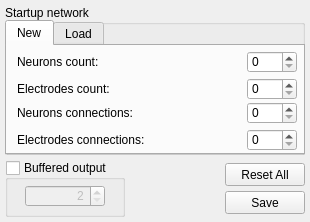
<?xml version="1.0" encoding="UTF-8"?>
<ui version="4.0">
 <class>SettingsForm</class>
 <widget class="QWidget" name="SettingsForm">
  <property name="geometry">
   <rect>
    <x>0</x>
    <y>0</y>
    <width>310</width>
    <height>222</height>
   </rect>
  </property>
  <property name="minimumSize">
   <size>
    <width>310</width>
    <height>222</height>
   </size>
  </property>
  <property name="maximumSize">
   <size>
    <width>310</width>
    <height>222</height>
   </size>
  </property>
  <property name="windowTitle">
   <string>Settings</string>
  </property>
  <widget class="QGroupBox" name="StartupGroupBox">
   <property name="geometry">
    <rect>
     <x>5</x>
     <y>5</y>
     <width>300</width>
     <height>150</height>
    </rect>
   </property>
   <property name="title">
    <string>Startup network</string>
   </property>
   <widget class="QTabWidget" name="StartupTabs">
    <property name="geometry">
     <rect>
      <x>0</x>
      <y>15</y>
      <width>300</width>
      <height>135</height>
     </rect>
    </property>
    <property name="currentIndex">
     <number>0</number>
    </property>
    <widget class="QWidget" name="TabNew">
     <attribute name="title">
      <string>New</string>
     </attribute>
     <widget class="QLabel" name="NeuronsCountLabel">
      <property name="geometry">
       <rect>
        <x>10</x>
        <y>9</y>
        <width>230</width>
        <height>13</height>
       </rect>
      </property>
      <property name="text">
       <string>Neurons count:</string>
      </property>
     </widget>
     <widget class="QSpinBox" name="NeuronsCountBox">
      <property name="geometry">
       <rect>
        <x>240</x>
        <y>5</y>
        <width>50</width>
        <height>22</height>
       </rect>
      </property>
     </widget>
     <widget class="QSpinBox" name="ElectrodesCountBox">
      <property name="geometry">
       <rect>
        <x>240</x>
        <y>32</y>
        <width>50</width>
        <height>22</height>
       </rect>
      </property>
     </widget>
     <widget class="QLabel" name="ElectrodesCountLabel">
      <property name="geometry">
       <rect>
        <x>10</x>
        <y>36</y>
        <width>230</width>
        <height>13</height>
       </rect>
      </property>
      <property name="text">
       <string>Electrodes count:</string>
      </property>
     </widget>
     <widget class="QSpinBox" name="ElectrodesConnectionsBox">
      <property name="geometry">
       <rect>
        <x>240</x>
        <y>83</y>
        <width>50</width>
        <height>22</height>
       </rect>
      </property>
     </widget>
     <widget class="QLabel" name="NeuronsConnectionsLabel">
      <property name="geometry">
       <rect>
        <x>10</x>
        <y>60</y>
        <width>230</width>
        <height>13</height>
       </rect>
      </property>
      <property name="text">
       <string>Neurons connections:</string>
      </property>
     </widget>
     <widget class="QSpinBox" name="NeuronsConnectionsBox">
      <property name="geometry">
       <rect>
        <x>240</x>
        <y>56</y>
        <width>50</width>
        <height>22</height>
       </rect>
      </property>
     </widget>
     <widget class="QLabel" name="ElectrodesCounnectionsLabel">
      <property name="geometry">
       <rect>
        <x>10</x>
        <y>87</y>
        <width>230</width>
        <height>13</height>
       </rect>
      </property>
      <property name="text">
       <string>Electrodes connections:</string>
      </property>
     </widget>
    </widget>
    <widget class="QWidget" name="TabLoad">
     <attribute name="title">
      <string>Load</string>
     </attribute>
     <widget class="QComboBox" name="LoadTypeComboBox">
      <property name="geometry">
       <rect>
        <x>10</x>
        <y>10</y>
        <width>100</width>
        <height>23</height>
       </rect>
      </property>
      <item>
       <property name="text">
        <string>Last</string>
       </property>
      </item>
      <item>
       <property name="text">
        <string>Saved</string>
       </property>
      </item>
      <item>
       <property name="text">
        <string>From matrix</string>
       </property>
      </item>
     </widget>
     <widget class="QComboBox" name="SelectSavedFileComBoBox">
      <property name="enabled">
       <bool>false</bool>
      </property>
      <property name="geometry">
       <rect>
        <x>120</x>
        <y>10</y>
        <width>170</width>
        <height>23</height>
       </rect>
      </property>
      <item>
       <property name="text">
        <string>Select saved file</string>
       </property>
      </item>
     </widget>
     <widget class="QLineEdit" name="ElectrodesMatrixLineEdit">
      <property name="enabled">
       <bool>false</bool>
      </property>
      <property name="geometry">
       <rect>
        <x>10</x>
        <y>71</y>
        <width>160</width>
        <height>23</height>
       </rect>
      </property>
     </widget>
     <widget class="QLineEdit" name="NeuronsMatrixLineEdit">
      <property name="enabled">
       <bool>false</bool>
      </property>
      <property name="geometry">
       <rect>
        <x>10</x>
        <y>43</y>
        <width>160</width>
        <height>23</height>
       </rect>
      </property>
     </widget>
     <widget class="QCheckBox" name="RestoreStateCheckBox">
      <property name="geometry">
       <rect>
        <x>180</x>
        <y>44</y>
        <width>110</width>
        <height>21</height>
       </rect>
      </property>
      <property name="text">
       <string>Restore State</string>
      </property>
     </widget>
     <widget class="QPushButton" name="PathButton">
      <property name="enabled">
       <bool>false</bool>
      </property>
      <property name="geometry">
       <rect>
        <x>180</x>
        <y>71</y>
        <width>110</width>
        <height>23</height>
       </rect>
      </property>
      <property name="text">
       <string>Select path</string>
      </property>
     </widget>
    </widget>
   </widget>
  </widget>
  <widget class="QPushButton" name="SaveButton">
   <property name="geometry">
    <rect>
     <x>225</x>
     <y>191</y>
     <width>80</width>
     <height>23</height>
    </rect>
   </property>
   <property name="text">
    <string>Save</string>
   </property>
  </widget>
  <widget class="QGroupBox" name="BufferGroupBox">
   <property name="geometry">
    <rect>
     <x>5</x>
     <y>160</y>
     <width>120</width>
     <height>57</height>
    </rect>
   </property>
   <property name="title">
    <string>Buffered output</string>
   </property>
   <property name="checkable">
    <bool>true</bool>
   </property>
   <property name="checked">
    <bool>false</bool>
   </property>
   <widget class="QSpinBox" name="BufferValue">
    <property name="geometry">
     <rect>
      <x>20</x>
      <y>25</y>
      <width>80</width>
      <height>22</height>
     </rect>
    </property>
    <property name="alignment">
     <set>Qt::AlignRight|Qt::AlignTrailing|Qt::AlignVCenter</set>
    </property>
    <property name="minimum">
     <number>2</number>
    </property>
   </widget>
  </widget>
  <widget class="QPushButton" name="ResetButton">
   <property name="geometry">
    <rect>
     <x>225</x>
     <y>163</y>
     <width>80</width>
     <height>23</height>
    </rect>
   </property>
   <property name="text">
    <string>Reset All</string>
   </property>
  </widget>
 </widget>
 <resources/>
 <connections/>
</ui>
